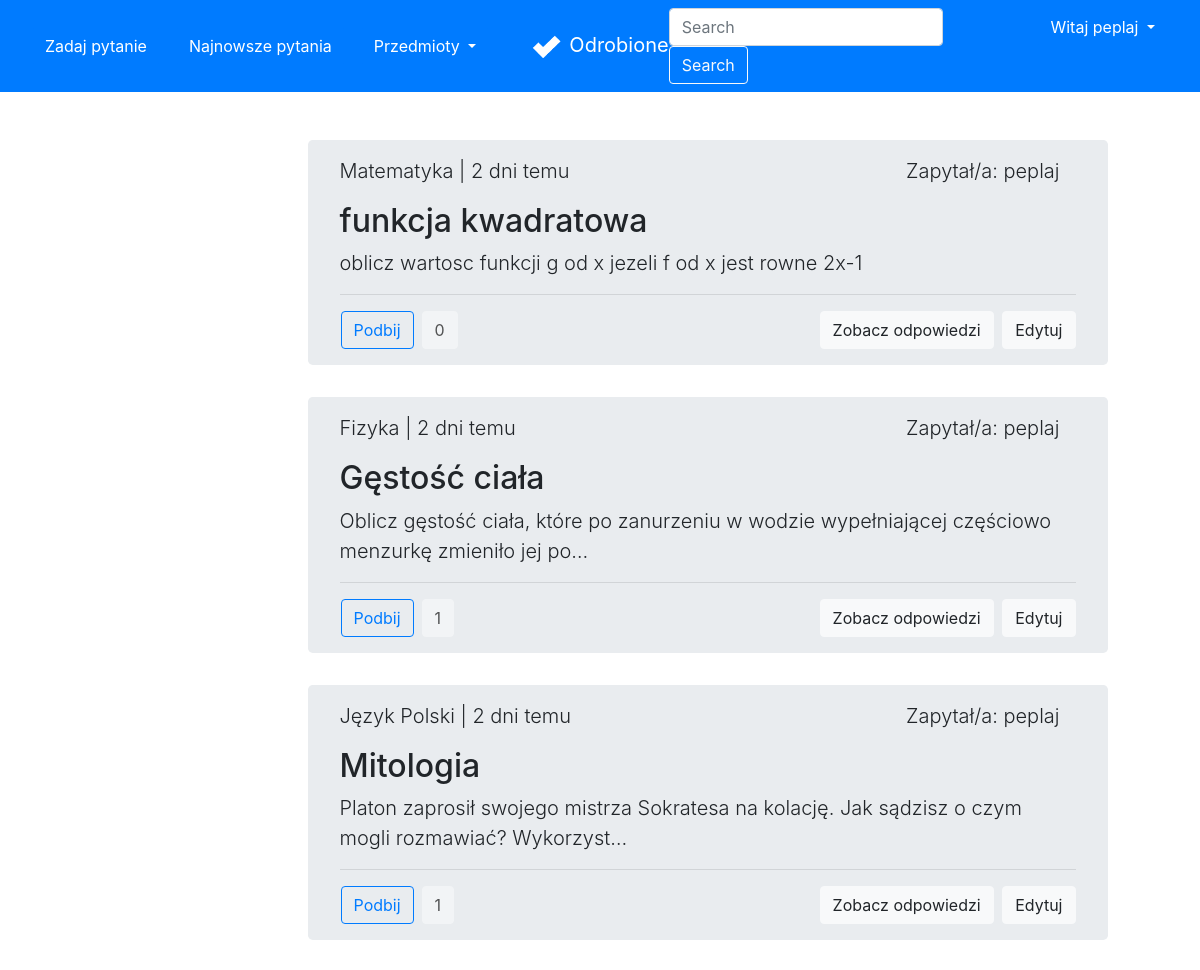
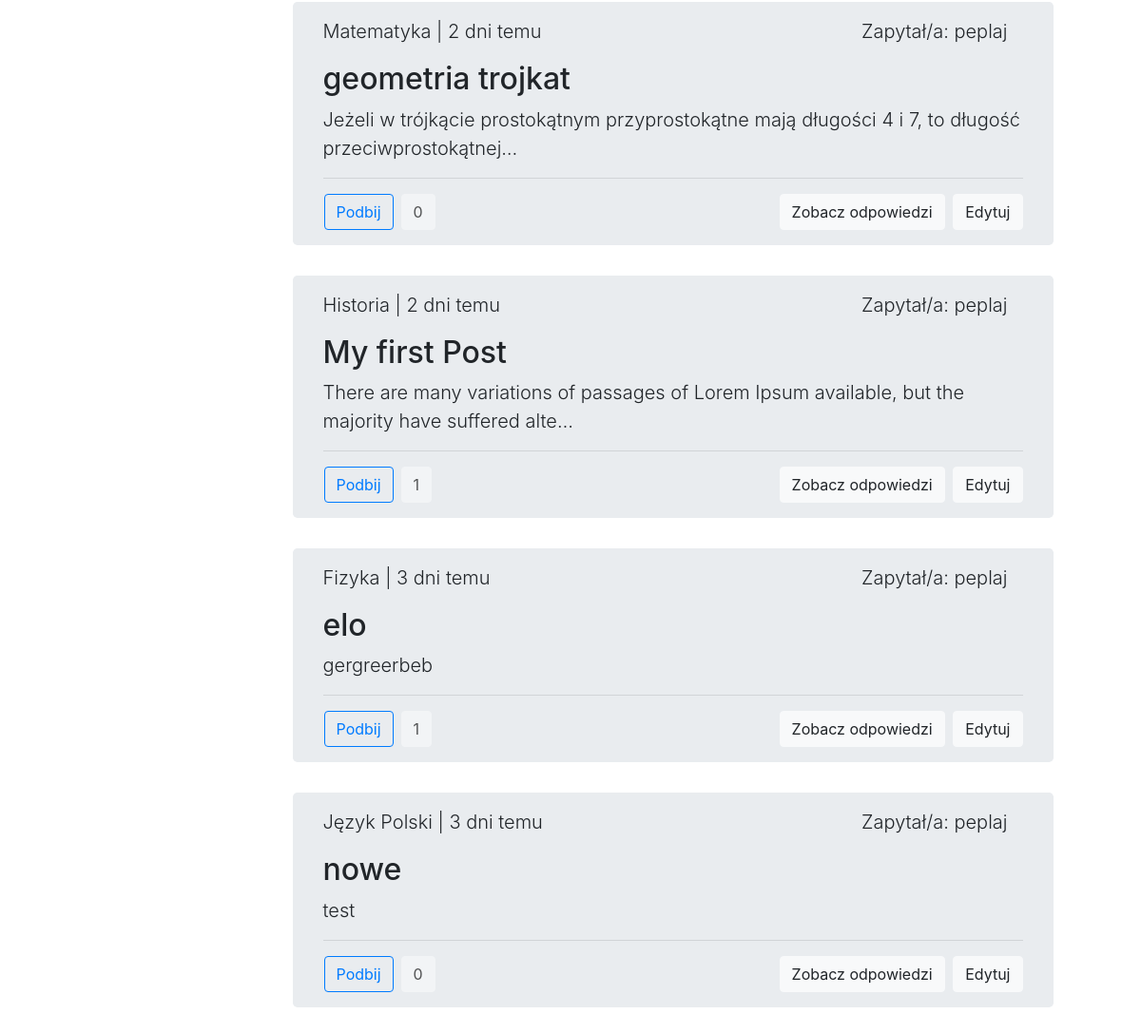
The app's page /my (signed in) with its own data (2 pictures, top to bottom).
### accounts/models.py (models this page shows)
class User(AbstractUser):
    email = models.EmailField(_('email address'), unique=True)

### forum/models.py (models this page shows, shortened)
class Question(Model):
    title = CharField(max_length=300)
    desc = TextField()
    image = ImageField(upload_to='images/', blank=True)
    createDate = DateTimeField(auto_now_add=True)
    user = ForeignKey(User, on_delete=CASCADE)
    schools = [
        ('', 'Wybierz szkołę'),
        ('ps', 'Szkoła Podstawowa'),
        ('ms', 'Szkoła Średnia'),
        ('cl', 'Studia'),
    ]
    school = CharField(max_length=2, choices=schools,
                       default='')
    subjects = [
        ('', 'Wybierz przedmiot'),
        ('mat', 'Matematyka'),
        ('fiz', 'Fizyka'),
        ('inf', 'Informatyka'),
        ('pol', 'Język Polski'),
        ('ang', 'Język Angielski'),
        ('nmc', 'Język Niemiecki'),
        ('his', 'Historia'),
        ('bio', 'Biologia'),
        ('che', 'Chemia'),
        ('geo', 'Geografia'),
    ]
    subject = CharField(max_length=3, choices=subjects,
                        default='')
    likes = ManyToManyField(User, related_name='likes', blank=True)
    def total_likes(self):
        return self.likes.count()
    def display_time(self):
        mytimezone = timezone.utc
        now = datetime.now(mytimezone)
        diff = (now - self.createDate).days
        if diff == 0:
            if str(now - self.createDate).split(":")[0] == "0":
                if now.hour == self.createDate.hour and now.minute - self.createDate.minute != 0:
                    return str(now.minute - self.createDate.minute)+" min. temu"
                if now.minute - self.createDate.minute != 0:
                    return str(now - self.createDate).split(":")[1]+" min. temu"
                else:
                    return "teraz"
            else:
                return str(now - self.createDate).split(":")[0] + " godz. temu"
        else:
            if diff == 1:
                return str(diff)+" dzień temu"
            else:
                return str(diff)+" dni temu"
    def display_subject(self):
        mySubjects = {'mat': 'Matematyka', 'fiz': 'Fizyka', 'inf': 'Informatyka',
                      'pol': 'Język Polski', 'ang': 'Język Angielski', 'nmc': 'Język Niemiecki',
                      'his': 'Historia', 'bio': 'Biologia', 'che': 'Chemia', 'geo': 'Geografia'}
        return mySubjects[self.subject]

### forum/views.py (the view)
# urls.py: path('my', views.my, name='my'),
def my(request):
    questions = Question.objects.filter(
        user=request.user).order_by("-createDate")
    return render(request, 'forum/my.html', {'questions': questions})

### forum/templates/forum/my.html (shortened to what this page needs)
{% extends 'forum/base.html' %}
{% block content %}
<div class="row justify-content-center">
    <div class="col-md-6">
        <br>
        <br>
        {% for question in questions %}
        <div class="jumbotron py-3" style="height: fit-content; width: 800px;">
            <div class="row">
                <div class="col text-left">
                    <p class="lead">{{question.display_subject}} | {{question.display_time}}</p>
                </div>
                <div class="col text-right mr-3">
                    <p class="lead">Zapytał/a: {{question.user}}</p>
                </div>
            </div>
            <h2 class="display">{{question.title}}</h2>
            <p class="lead">{{question.desc|truncatechars:100}}</p>
            <hr class="my-2">
            <div class="row mt-3">
                <div class="col content-left">
                    <div class="row">
                        <form action="{% url 'like' question.id %}" method="POST">
                            {% if question.is_liked %}
                            <button type="submit" class="btn btn-primary ml-3">Podbij</button>
                            {% else %}
                            <button type="submit" class="btn btn-outline-primary ml-3">Podbij</button>
                            {% endif %}
                        </form>
                        <a class="btn btn-light disabled ml-2" style="color: black;" href="#"
                            role="button">{{question.total_likes}}</a>
                    </div>
                </div>
                <div class="col text-right">
                    <a class="btn btn-light mr-1" href="{% url 'detail' question.id %}" role="button">Zobacz
                        odpowiedzi</a>
                    <a class="btn btn-light" href="{% url 'myDetail' question.id %}" role="button">Edytuj</a>
                </div>
            </div>
        </div>
        {% endfor %}
    </div>
</div>
{% endblock content %}

### forum/templates/forum/base.html (shortened to what this page needs)
<!doctype html>
<html lang="pl">
{% load static %}
<head>
    <link rel="stylesheet" href="https://maxcdn.bootstrapcdn.com/bootstrap/4.0.0/css/bootstrap.min.css"
>
</head>
<body>
    <nav class="navbar navbar-expand-md navbar-dark bg-primary">
        <div class="navbar-collapse collapse w-100 order-1 order-md-0 dual-collapse2">
            <ul class="navbar-nav mr-auto">
                <li class="nav-item active">
                    <a href="{% url 'create' %}" class="btn btn-primary mx-3">Zadaj pytanie</a>
                </li>
                <li class="nav-item">
                    <a href="{% url 'latest' %}" class="btn btn-primary mr-3">Najnowsze pytania</a>
                </li>
                <li class="nav-item">
                    <div class="dropdown mr-3">
                        <a class="btn btn-primary dropdown-toggle" href="#" role="button" id="dropdownMenuLink"
                            data-toggle="dropdown" aria-haspopup="true" aria-expanded="false">
                            Przedmioty
                        </a>
                    </div>
                </li>
            </ul>
        </div>
        <div class="mx-auto order-0">
            <a class="navbar-brand mx-auto" href="{% url 'home' %}"><img class="img-responsive mr-2"
                    src="{% static 'forum/logo.png' %}" height="30px" width="30px">Odrobione</a>
        </div>
        <div class="navbar-collapse collapse w-100 order-3 dual-collapse2">
            <ul class="navbar-nav ml-auto">
                <li class="nav-item">
                    <form class="form-inline">
                        <input class="form-control mr-sm-2" type="search" placeholder="Search" aria-label="Search">
                        <button class="btn btn-outline-light my-2 my-sm-0" type="submit">Search</button>
                    </form>
                </li>
                {% if user.is_authenticated %}
                <li class="nav-item">
                    <div class="btn-group mx-3 ">
                        <button type="button" class="btn btn-primary dropdown-toggle" data-toggle="dropdown"
                            aria-haspopup="true" aria-expanded="false">
                            Witaj {{user}}
                        </button>
                    </div>
                </li>
                {% endif %}
            </ul>
        </div>
    </nav>
    {% block content %}{% endblock content %}
</body>
</html>

### records on screen
User: username "peplaj"
Question: display_subject "Matematyka", display_time "2 dni temu", user "peplaj", title "funkcja kwadratowa", desc "oblicz wartosc funkcji g od x jezeli f od x jest rowne 2x-1", total_likes "0"
Question: display_subject "Fizyka", display_time "2 dni temu", user "peplaj", title "Gęstość ciała", desc "Oblicz gęstość ciała, które po zanurzeniu w wodzie wypełniającej częściowo menzurkę zmieniło jej po…", total_likes "1"
Question: display_subject "Język Polski", display_time "2 dni temu", user "peplaj", title "Mitologia", desc "Platon zaprosił swojego mistrza Sokratesa na kolację. Jak sądzisz o czym mogli rozmawiać? Wykorzyst…", total_likes "1"
Question: display_subject "Matematyka", display_time "2 dni temu", user "peplaj", title "geometria trojkat", desc "Jeżeli w trójkącie prostokątnym przyprostokątne mają długości 4 i 7, to długość przeciwprostokątnej…", total_likes "0"
Question: display_subject "Historia", display_time "2 dni temu", user "peplaj", title "My first Post", desc "There are many variations of passages of Lorem Ipsum available, but the majority have suffered alte…", total_likes "1"
Question: display_subject "Fizyka", display_time "3 dni temu", user "peplaj", title "elo", desc "gergreerbeb", total_likes "1"
Question: display_subject "Język Polski", display_time "3 dni temu", user "peplaj", title "nowe", desc "test", total_likes "0"
